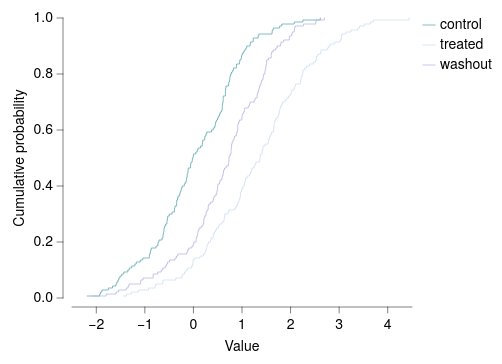

Vega-Lite specification stored for this chart:
### Vega-Lite specification from a JSON file in a GitHub repository (floating-point values rounded to 4 significant figures; data arrays with more than 128 entries replaced by an {"elided": "..."} marker saying what was removed)
{"background": null, "config": {"arc": {"fill": "#DBDBDB", "fillOpacity": 1.0, "innerRadius": 35.0, "padAngle": 0.03, "stroke": "black", "strokeOpacity": 1, "strokeWidth": 0.25}, "area": {"fill": "#DBDBDB", "fillOpacity": 1.0, "stroke": "black", "strokeOpacity": 1, "strokeWidth": 0.25}, "axis": {"domain": true, "domainCap": "round", "domainColor": "black", "domainWidth": 0.25, "grid": false, "gridCap": "round", "gridColor": "#F1F1F1", "gridDash": [0, 0], "gridOpacity": 1.0, "gridWidth": 0.25, "labelColor": "black", "labelFont": "Helvetica Neue, HelveticaNeue, Helvetica, Arial, sans-serif", "labelFontSize": 7, "labelFontStyle": "normal", "labelFontWeight": 400, "offset": 4.5, "ticks": true, "tickCap": "round", "tickColor": "black", "tickRound": false, "tickSize": 3, "tickWidth": 0.25, "titleColor": "black", "titleFont": "Helvetica Neue, HelveticaNeue, Helvetica, Arial, sans-serif", "titleFontSize": 7, "titleFontStyle": "normal", "titleFontWeight": 400}, "axisX": {"domain": true, "labelAlign": "center", "labelAngle": 0, "labels": true, "ticks": true, "translate": 0}, "axisY": {"domain": true, "labelAlign": "right", "labelAngle": 0, "labels": true, "ticks": true, "translate": 0}, "axisRight": {"domain": true, "labelAlign": "left", "labelAngle": 0, "labels": true, "ticks": true, "translate": 0}, "axisTop": {"domain": true, "labelAlign": "center", "labelAngle": 0, "labels": true, "ticks": true, "translate": 0}, "axisBand": {"tickOffset": 0}, "bar": {"fill": "#DBDBDB", "fillOpacity": 1.0, "stroke": "black", "strokeOpacity": 1, "strokeWidth": 0.25}, "boxplot": {"size": 12.6, "ticks": {"cornerRadius": 0.25, "fill": "black", "opacity": 1, "size": 6.3, "thickness": 0.25}, "box": {"fillOpacity": 1.0, "stroke": "black", "strokeOpacity": 1, "strokeWidth": 0.25}, "median": {"cornerRadius": 0, "fill": "black", "fillOpacity": 1.0, "opacity": 1, "size": 12.6, "thickness": 0.25}, "rule": {"fill": "black", "fillOpacity": 1.0, "size": 14.0, "stroke": "black", "strokeDash": [0, 0], "strokeOpacity": 1, "strokeWidth": 0.25}, "outliers": {"color": "black", "fill": "black", "fillOpacity": 1.0, "size": 0, "stroke": "black", "strokeOpacity": 1, "strokeWidth": 0.25}}, "circle": {"fill": "black", "fillOpacity": 1.0, "size": 1.75, "stroke": null, "strokeOpacity": 1, "strokeWidth": 0.25}, "errorband": {"band": {"fillOpacity": 0.6, "stroke": null, "strokeWidth": 0.25, "strokeOpacity": 1}, "borders": {"opacity": 0, "strokeOpacity": 0.25, "strokeWidth": 1}}, "errorbar": {"opacity": 1, "rule": {"strokeDash": [0, 0], "strokeWidth": 0.25}, "ticks": {"color": "black", "cornerRadius": 0.125, "opacity": 1, "size": 8.4, "thickness": 0.25}, "thickness": 0.25}, "font": "Helvetica Neue, HelveticaNeue, Helvetica, Arial, sans-serif", "geoshape": {"fill": "#DBDBDB", "fillOpacity": 1.0, "stroke": "black", "strokeOpacity": 1, "strokeWidth": 0.25}, "header": {"labelColor": "black", "labelFont": "Helvetica Neue, HelveticaNeue, Helvetica, Arial, sans-serif", "labelFontSize": 7, "labelFontStyle": "normal", "labelFontWeight": 400, "titleColor": "black", "titleFont": "Helvetica Neue, HelveticaNeue, Helvetica, Arial, sans-serif", "titleFontSize": 7, "titleFontStyle": "normal", "titleFontWeight": 400, "titlePadding": 0}, "legend": {"disable": false, "offset": 4.5, "titlePadding": 4, "labelOffset": 2, "gradientLabelOffset": 2, "gradientLength": 70.0, "gradientThickness": 7.0, "gradientOpacity": 1.0, "gradientStrokeColor": "black", "gradientStrokeWidth": 0.25, "labelColor": "black", "labelFont": "Helvetica Neue, HelveticaNeue, Helvetica, Arial, sans-serif", "labelFontSize": 7, "labelFontStyle": "normal", "labelFontWeight": 400, "strokeColor": "black", "strokeWidth": 0, "symbolSize": 42, "symbolStrokeColor": "black", "symbolStrokeWidth": 0.25, "titleColor": "black", "titleFont": "Helvetica Neue, HelveticaNeue, Helvetica, Arial, sans-serif", "titleFontSize": 7, "titleFontStyle": "normal", "titleFontWeight": 400}, "line": {"color": "black", "stroke": "black", "strokeCap": "round", "strokeDash": [0, 0], "strokeOpacity": 1, "strokeWidth": 0.375}, "point": {"filled": true, "fill": "#DBDBDB", "fillOpacity": 1.0, "size": 7.0, "stroke": "black", "strokeOpacity": 1, "strokeWidth": 0.25}, "range": {"category": ["#5CA7B1", "#CDDEF3", "#B7B3E4", "#B3DAB5", "#F5E1B3", "#3D727B", "#8AA8D2", "#867DAC", "#80A988", "#CBB17A", "#204148", "#59719A", "#584C77", "#507B5F", "#9D824D"], "diverging": {"scheme": ["#C35082", "#CE6D94", "#D989A7", "#E2A4BA", "#EABFCE", "#F1DBE2", "#F6F6F6", "#D7E0EB", "#B9CBE0", "#9BB6D5", "#7DA1C9", "#5F8CBD", "#4177B1"]}, "heatmap": {"scheme": ["#32022B", "#43044D", "#4C196E", "#4D338C", "#484DA6", "#3A68BB", "#1D83CA", "#1D9CCB", "#23B5C9", "#28CDC5", "#4DE0B4", "#91EE9F"]}, "ordinal": {"scheme": ["#F1F1F1", "#DBDBDB", "#C6C6C6", "#B2B2B2", "#9D9D9D", "#898989", "#767676", "#636363", "#515151", "#404040", "#2F2F2F", "#1F1F1F"]}, "ramp": {"scheme": ["#32022B", "#43044D", "#4C196E", "#4D338C", "#484DA6", "#3A68BB", "#1D83CA", "#1D9CCB", "#23B5C9", "#28CDC5", "#4DE0B4", "#91EE9F"]}}, "rule": {"color": "black", "stroke": "black", "strokeCap": "round", "strokeDash": [2, 2], "strokeOpacity": 1, "strokeWidth": 0.25}, "scale": {"bandPaddingInner": 0.1, "bandPaddingOuter": 0.1, "round": false}, "rect": {"fill": "#DBDBDB", "fillOpacity": 1.0, "stroke": "black", "strokeOpacity": 1, "strokeWidth": 0.25}, "square": {"fill": "#DBDBDB", "fillOpacity": 1.0, "size": 14.0, "stroke": "black", "strokeOpacity": 1, "strokeWidth": 0.25}, "text": {"color": "black", "font": "Helvetica Neue, HelveticaNeue, Helvetica, Arial, sans-serif", "fontSize": 7, "fontStyle": "normal", "fontWeight": 400}, "tick": {"color": "black", "cornerRadius": 0.125, "opacity": 1.0, "size": 12.6, "thickness": 0.25}, "title": {"anchor": "middle", "frame": "group", "color": "black", "font": "Helvetica Neue, HelveticaNeue, Helvetica, Arial, sans-serif", "fontSize": 7, "fontStyle": "normal", "fontWeight": 400, "subtitleColor": "black", "subtitleFont": "Helvetica Neue, HelveticaNeue, Helvetica, Arial, sans-serif", "subtitleFontSize": "Helvetica Neue, HelveticaNeue, Helvetica, Arial, sans-serif", "subtitleFontStyle": "normal", "subtitleFontWeight": 400}, "trail": {"color": "black", "opacity": 1, "size": 0.375}, "view": {"continuousWidth": 170, "continuousHeight": 140, "discreteWidth": 170, "discreteHeight": 140, "fill": null, "stroke": null, "strokeWidth": 0.25}}, "data": {"name": "data-a762ab7d992c95d30c7e47802f9bc0ca"}, "mark": {"type": "line", "interpolate": "step-after"}, "encoding": {"color": {"field": "group", "title": null, "type": "nominal"}, "x": {"field": "x", "title": "Value", "type": "quantitative"}, "y": {"field": "cdf", "scale": {"domain": [0, 1], "nice": false}, "title": "Cumulative probability", "type": "quantitative"}}, "$schema": "https://vega.github.io/schema/vega-lite/v6.4.1.json", "datasets": {"data-a762ab7d992c95d30c7e47802f9bc0ca": {"elided": "420 records"}}}
